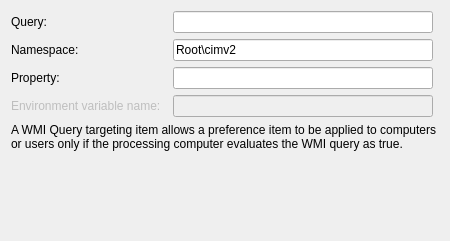
<?xml version="1.0" encoding="UTF-8"?>
<ui version="4.0">
 <class>WmiQueryWidget</class>
 <widget class="QWidget" name="WmiQueryWidget">
  <property name="geometry">
   <rect>
    <x>0</x>
    <y>0</y>
    <width>450</width>
    <height>241</height>
   </rect>
  </property>
  <property name="sizePolicy">
   <sizepolicy hsizetype="Maximum" vsizetype="Preferred">
    <horstretch>0</horstretch>
    <verstretch>0</verstretch>
   </sizepolicy>
  </property>
  <property name="minimumSize">
   <size>
    <width>450</width>
    <height>200</height>
   </size>
  </property>
  <property name="windowTitle">
   <string>Form</string>
  </property>
  <layout class="QGridLayout" name="gridLayout">
   <item row="1" column="0">
    <widget class="QLabel" name="nameLabel">
     <property name="text">
      <string>Namespace:</string>
     </property>
     <property name="buddy">
      <cstring>nameLineEdit</cstring>
     </property>
    </widget>
   </item>
   <item row="3" column="0">
    <widget class="QLabel" name="envLabel">
     <property name="enabled">
      <bool>false</bool>
     </property>
     <property name="text">
      <string>Environment variable name:</string>
     </property>
     <property name="buddy">
      <cstring>envLineEdit</cstring>
     </property>
    </widget>
   </item>
   <item row="2" column="0">
    <widget class="QLabel" name="propLabel">
     <property name="text">
      <string>Property:</string>
     </property>
     <property name="buddy">
      <cstring>propLineEdit</cstring>
     </property>
    </widget>
   </item>
   <item row="0" column="2">
    <widget class="QLineEdit" name="queryLineEdit"/>
   </item>
   <item row="5" column="0" colspan="4">
    <spacer name="verticalSpacer">
     <property name="orientation">
      <enum>Qt::Vertical</enum>
     </property>
     <property name="sizeHint" stdset="0">
      <size>
       <width>558</width>
       <height>137</height>
      </size>
     </property>
    </spacer>
   </item>
   <item row="4" column="0" colspan="4">
    <widget class="QLabel" name="label">
     <property name="text">
      <string>A WMI Query targeting item allows a preference item to be applied to computers or users only if the processing computer evaluates the WMI query as true.</string>
     </property>
     <property name="wordWrap">
      <bool>true</bool>
     </property>
    </widget>
   </item>
   <item row="0" column="0">
    <widget class="QLabel" name="queryLabel">
     <property name="sizePolicy">
      <sizepolicy hsizetype="Maximum" vsizetype="Preferred">
       <horstretch>0</horstretch>
       <verstretch>0</verstretch>
      </sizepolicy>
     </property>
     <property name="text">
      <string>Query:</string>
     </property>
     <property name="buddy">
      <cstring>queryLineEdit</cstring>
     </property>
    </widget>
   </item>
   <item row="1" column="2">
    <widget class="QLineEdit" name="nameLineEdit">
     <property name="text">
      <string>Root\cimv2</string>
     </property>
    </widget>
   </item>
   <item row="2" column="2">
    <widget class="QLineEdit" name="propLineEdit"/>
   </item>
   <item row="3" column="2">
    <widget class="QLineEdit" name="envLineEdit">
     <property name="enabled">
      <bool>false</bool>
     </property>
    </widget>
   </item>
  </layout>
 </widget>
 <resources/>
 <connections/>
</ui>
